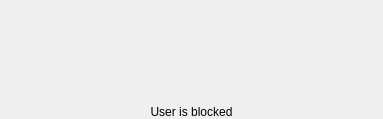
<?xml version="1.0" encoding="UTF-8"?>
<ui version="4.0">
 <class>PersonToolTip</class>
 <widget class="QWidget" name="PersonToolTip">
  <property name="geometry">
   <rect>
    <x>0</x>
    <y>0</y>
    <width>378</width>
    <height>119</height>
   </rect>
  </property>
  <layout class="QGridLayout" name="gridLayout" rowstretch="0,0,0,0,0,0,0,0" columnstretch="0,0,0">
   <property name="margin">
    <number>0</number>
   </property>
   <item row="3" column="2">
    <widget class="QLabel" name="presenceMessageLabel">
     <property name="text">
      <string/>
     </property>
     <property name="textFormat">
      <enum>Qt::RichText</enum>
     </property>
     <property name="wordWrap">
      <bool>true</bool>
     </property>
    </widget>
   </item>
   <item row="7" column="0" colspan="3">
    <widget class="QLabel" name="blockedLabel">
     <property name="text">
      <string>User is blocked</string>
     </property>
     <property name="alignment">
      <set>Qt::AlignCenter</set>
     </property>
    </widget>
   </item>
   <item row="0" column="0" rowspan="7">
    <widget class="QLabel" name="avatarLabel">
     <property name="minimumSize">
      <size>
       <width>96</width>
       <height>96</height>
      </size>
     </property>
     <property name="maximumSize">
      <size>
       <width>96</width>
       <height>96</height>
      </size>
     </property>
     <property name="text">
      <string/>
     </property>
     <property name="scaledContents">
      <bool>false</bool>
     </property>
     <property name="alignment">
      <set>Qt::AlignHCenter|Qt::AlignTop</set>
     </property>
    </widget>
   </item>
   <item row="0" column="2">
    <widget class="QLabel" name="nameLabel">
     <property name="font">
      <font>
       <weight>75</weight>
       <bold>true</bold>
      </font>
     </property>
     <property name="text">
      <string/>
     </property>
     <property name="textFormat">
      <enum>Qt::PlainText</enum>
     </property>
    </widget>
   </item>
   <item row="4" column="2">
    <widget class="QLabel" name="contactsLabel">
     <property name="text">
      <string/>
     </property>
     <property name="textFormat">
      <enum>Qt::PlainText</enum>
     </property>
    </widget>
   </item>
   <item row="2" column="2">
    <widget class="QLabel" name="presenceLabel">
     <property name="text">
      <string/>
     </property>
     <property name="textFormat">
      <enum>Qt::PlainText</enum>
     </property>
    </widget>
   </item>
   <item row="0" column="1" rowspan="7">
    <widget class="QLabel" name="presenceIcon">
     <property name="sizePolicy">
      <sizepolicy hsizetype="Maximum" vsizetype="Preferred">
       <horstretch>0</horstretch>
       <verstretch>0</verstretch>
      </sizepolicy>
     </property>
     <property name="text">
      <string/>
     </property>
     <property name="alignment">
      <set>Qt::AlignHCenter|Qt::AlignTop</set>
     </property>
    </widget>
   </item>
   <item row="6" column="2">
    <spacer name="verticalSpacer">
     <property name="orientation">
      <enum>Qt::Vertical</enum>
     </property>
     <property name="sizeType">
      <enum>QSizePolicy::Expanding</enum>
     </property>
     <property name="sizeHint" stdset="0">
      <size>
       <width>268</width>
       <height>10</height>
      </size>
     </property>
    </spacer>
   </item>
   <item row="5" column="2">
    <widget class="QWidget" name="contactsWidget" native="true"/>
   </item>
  </layout>
 </widget>
 <resources/>
 <connections/>
 <slots>
  <slot>openLink(QString)</slot>
 </slots>
</ui>
